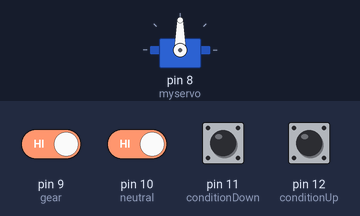
Simulated run of this sketch. Board: Arduino Uno, built with avr-gcc and run on an emulated ATmega328P. Shown: servo. The inputs (shaded band) are chosen by the test bench; at power-on: pin 9 (gear), pin 10 (neutral), pin 11 (conditionDown), pin 12 (conditionUp) HIGH.

Above: at 1.2 s.
1.3 s: pin 9 (gear) driven LOW and pin 10 (neutral) driven LOW
At 2.2 s:
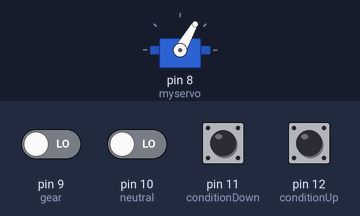
2.8 s: pin 11 (conditionDown) pulled LOW for 0.15 s
At 2.87 s:
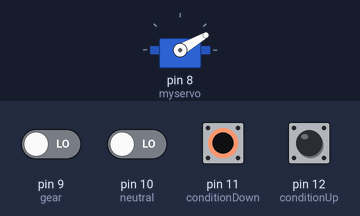
4.4 s: pin 12 (conditionUp) pulled LOW for 0.15 s
At 4.47 s:
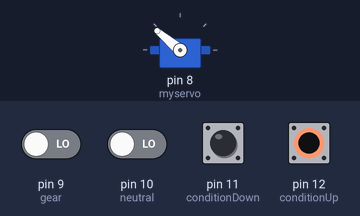
6.0 s: pin 9 (gear) driven HIGH
At 7.0 s:
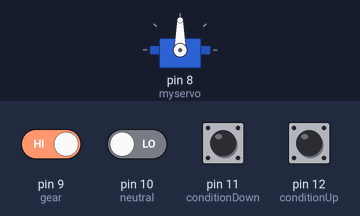
7.5 s: pin 9 (gear) driven LOW
At 8.2 s:
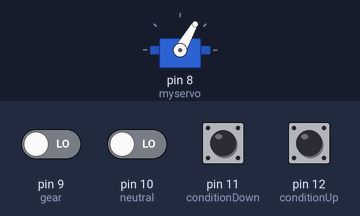
Timing chart, 0 to 10.0 s (numbered marks = the images above; inputs shaded):
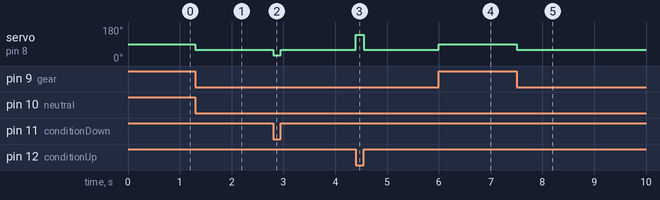

Measured:
- after the input at 1.3 s, servo on pin 8 (myservo): 90° → 60° at once
- after the input at 2.8 s, servo on pin 8 (myservo): 60° → 30° at once, → 60° 0.15 s later
- after the input at 4.4 s, servo on pin 8 (myservo): 60° → 140° at once, → 60° 0.15 s later
- after the input at 6.0 s, servo on pin 8 (myservo): 60° → 90° at once
- after the input at 7.5 s, servo on pin 8 (myservo): 90° → 60° at once

The sketch:

AutoSwapGear.ino
```cpp
#include <Servo.h>

Servo myservo;

//set portas dos botões
const int neutral = 10;
const int gear = 9;
const int conditionUp = 12;
const int conditionDown = 11;

//set dos estados dos botões
int buttonGear = 1;
int buttonStateUp = 0;
int buttonStateDown = 0;  // variable for reading the pushbutton status
int buttonNeutral = 0;
//------------------------------------------------------------------------------------

void setup() {myservo.attach(8); }

void loop() {

//variaveis ligando o estado do botão e leitura a porta;
  buttonStateUp = digitalRead(conditionUp);
  buttonStateDown = digitalRead(conditionDown);
  buttonGear = digitalRead(gear);
  buttonNeutral = digitalRead(neutral);
//---------------------------------------------------------------------------------

  if(buttonGear == LOW){delay(0);

    //verifica em qual estado o botão está para baixo ou para cima;

    if (buttonStateUp == LOW){   myservo.write(140); }

    else if(buttonStateDown == LOW){   myservo.write(30); }

    // verifica se a porta 3 está ativa e o neutro liga
    else if(buttonNeutral == LOW){   myservo.write(60); }

    }

  // se não, volta ao estado de 90 graus
  else{  myservo.write(90);   }

//fim loop
}
```
